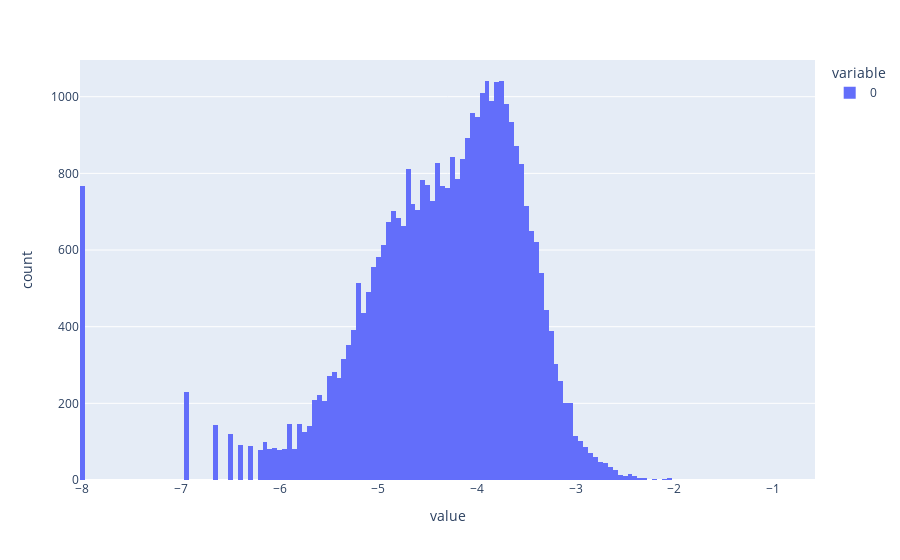

Notebook code cell kept with this figure:
### Code cell
px.histogram((torch.cat([owt_freqs[0], owt_freqs[-1]]) +1e-8).log10())

### Figure 1 — Plotly figure (JSON) as saved in the notebook; plotly's stock layout.template omitted (floating-point values rounded to 4 significant figures; data arrays with more than 128 entries replaced by an {"elided": "..."} marker saying what was removed)
{"data": [{"alignmentgroup": "True", "bingroup": "x", "hovertemplate": "variable=0<br>value=%{x}<br>count=%{y}<extra></extra>", "legendgroup": "0", "marker": {"color": "#636efa", "pattern": {"shape": ""}}, "name": "0", "offsetgroup": "0", "orientation": "v", "showlegend": true, "type": "histogram", "x": {"elided": "36864 float values"}, "xaxis": "x", "yaxis": "y"}], "layout": {"barmode": "relative", "legend": {"title": {"text": "variable"}, "tracegroupgap": 0}, "margin": {"t": 60}, "xaxis": {"anchor": "y", "domain": [0, 1], "title": {"text": "value"}}, "yaxis": {"anchor": "x", "domain": [0, 1], "title": {"text": "count"}}}}
